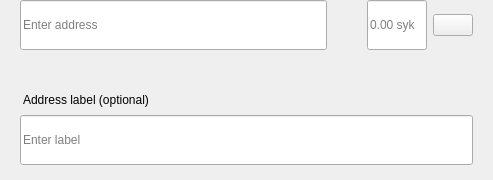
<?xml version="1.0" encoding="UTF-8"?>
<ui version="4.0">
 <class>SendMultiRow</class>
 <widget class="QWidget" name="SendMultiRow">
  <property name="geometry">
   <rect>
    <x>0</x>
    <y>0</y>
    <width>493</width>
    <height>180</height>
   </rect>
  </property>
  <property name="minimumSize">
   <size>
    <width>0</width>
    <height>0</height>
   </size>
  </property>
  <property name="maximumSize">
   <size>
    <width>16777215</width>
    <height>16777215</height>
   </size>
  </property>
  <property name="windowTitle">
   <string>Form</string>
  </property>
  <layout class="QVBoxLayout" name="verticalLayout_3">
   <property name="spacing">
    <number>0</number>
   </property>
   <property name="leftMargin">
    <number>0</number>
   </property>
   <property name="topMargin">
    <number>0</number>
   </property>
   <property name="rightMargin">
    <number>20</number>
   </property>
   <property name="bottomMargin">
    <number>5</number>
   </property>
   <item alignment="Qt::AlignTop">
    <widget class="QWidget" name="widget" native="true">
     <property name="sizePolicy">
      <sizepolicy hsizetype="Expanding" vsizetype="Maximum">
       <horstretch>0</horstretch>
       <verstretch>0</verstretch>
      </sizepolicy>
     </property>
     <property name="minimumSize">
      <size>
       <width>0</width>
       <height>60</height>
      </size>
     </property>
     <property name="maximumSize">
      <size>
       <width>16777215</width>
       <height>85</height>
      </size>
     </property>
     <layout class="QHBoxLayout" name="horizontalLayout" stretch="6,0,2">
      <property name="spacing">
       <number>0</number>
      </property>
      <property name="leftMargin">
       <number>8</number>
      </property>
      <property name="topMargin">
       <number>0</number>
      </property>
      <property name="rightMargin">
       <number>0</number>
      </property>
      <property name="bottomMargin">
       <number>0</number>
      </property>
      <item alignment="Qt::AlignTop">
       <widget class="QStackedWidget" name="stackedAddress">
        <property name="minimumSize">
         <size>
          <width>0</width>
          <height>50</height>
         </size>
        </property>
        <property name="maximumSize">
         <size>
          <width>16777215</width>
          <height>50</height>
         </size>
        </property>
        <widget class="QWidget" name="page_4">
         <property name="sizePolicy">
          <sizepolicy hsizetype="Expanding" vsizetype="Preferred">
           <horstretch>0</horstretch>
           <verstretch>0</verstretch>
          </sizepolicy>
         </property>
         <property name="minimumSize">
          <size>
           <width>0</width>
           <height>50</height>
          </size>
         </property>
         <property name="maximumSize">
          <size>
           <width>16777215</width>
           <height>55</height>
          </size>
         </property>
         <layout class="QVBoxLayout" name="verticalLayout_7">
          <property name="spacing">
           <number>0</number>
          </property>
          <property name="leftMargin">
           <number>12</number>
          </property>
          <property name="topMargin">
           <number>0</number>
          </property>
          <property name="rightMargin">
           <number>0</number>
          </property>
          <property name="bottomMargin">
           <number>0</number>
          </property>
          <item>
           <widget class="QLineEdit" name="lineEditAddress">
            <property name="minimumSize">
             <size>
              <width>0</width>
              <height>50</height>
             </size>
            </property>
            <property name="maximumSize">
             <size>
              <width>16777215</width>
              <height>50</height>
             </size>
            </property>
            <property name="placeholderText">
             <string>Enter address</string>
            </property>
           </widget>
          </item>
         </layout>
        </widget>
        <widget class="QWidget" name="page_3"/>
       </widget>
      </item>
      <item>
       <spacer name="horizontalSpacer_3">
        <property name="orientation">
         <enum>Qt::Horizontal</enum>
        </property>
        <property name="sizeType">
         <enum>QSizePolicy::Fixed</enum>
        </property>
        <property name="sizeHint" stdset="0">
         <size>
          <width>40</width>
          <height>20</height>
         </size>
        </property>
       </spacer>
      </item>
      <item>
       <layout class="QHBoxLayout" name="horizontalLayout_2">
        <property name="spacing">
         <number>6</number>
        </property>
        <item alignment="Qt::AlignTop">
         <widget class="QLineEdit" name="lineEditAmount">
          <property name="sizePolicy">
           <sizepolicy hsizetype="Expanding" vsizetype="Preferred">
            <horstretch>0</horstretch>
            <verstretch>0</verstretch>
           </sizepolicy>
          </property>
          <property name="minimumSize">
           <size>
            <width>0</width>
            <height>50</height>
           </size>
          </property>
          <property name="maximumSize">
           <size>
            <width>16777215</width>
            <height>50</height>
           </size>
          </property>
          <property name="maxLength">
           <number>17</number>
          </property>
          <property name="alignment">
           <set>Qt::AlignLeading|Qt::AlignLeft|Qt::AlignVCenter</set>
          </property>
          <property name="placeholderText">
           <string notr="true">0.00 syk</string>
          </property>
         </widget>
        </item>
        <item>
         <layout class="QVBoxLayout" name="verticalLayout">
          <property name="topMargin">
           <number>14</number>
          </property>
          <property name="bottomMargin">
           <number>0</number>
          </property>
          <item alignment="Qt::AlignTop">
           <widget class="QPushButton" name="btnMenu">
            <property name="minimumSize">
             <size>
              <width>0</width>
              <height>0</height>
             </size>
            </property>
            <property name="maximumSize">
             <size>
              <width>16777215</width>
              <height>16777215</height>
             </size>
            </property>
            <property name="focusPolicy">
             <enum>Qt::NoFocus</enum>
            </property>
            <property name="text">
             <string/>
            </property>
           </widget>
          </item>
         </layout>
        </item>
       </layout>
      </item>
     </layout>
    </widget>
   </item>
   <item>
    <widget class="QWidget" name="layoutLabel" native="true">
     <property name="minimumSize">
      <size>
       <width>0</width>
       <height>0</height>
      </size>
     </property>
     <property name="maximumSize">
      <size>
       <width>16777215</width>
       <height>16777215</height>
      </size>
     </property>
     <layout class="QVBoxLayout" name="verticalLayout_9">
      <property name="spacing">
       <number>6</number>
      </property>
      <property name="leftMargin">
       <number>20</number>
      </property>
      <property name="topMargin">
       <number>0</number>
      </property>
      <property name="rightMargin">
       <number>0</number>
      </property>
      <property name="bottomMargin">
       <number>10</number>
      </property>
      <item>
       <spacer name="verticalSpacer">
        <property name="orientation">
         <enum>Qt::Vertical</enum>
        </property>
        <property name="sizeType">
         <enum>QSizePolicy::Fixed</enum>
        </property>
        <property name="sizeHint" stdset="0">
         <size>
          <width>20</width>
          <height>20</height>
         </size>
        </property>
       </spacer>
      </item>
      <item>
       <widget class="QLabel" name="labelSubtitleDescription">
        <property name="styleSheet">
         <string notr="true">margin-bottom:2px;
margin-left:0.05px;
padding:0px;</string>
        </property>
        <property name="text">
         <string>Address label (optional)</string>
        </property>
       </widget>
      </item>
      <item>
       <widget class="QLineEdit" name="lineEditDescription">
        <property name="minimumSize">
         <size>
          <width>0</width>
          <height>50</height>
         </size>
        </property>
        <property name="maximumSize">
         <size>
          <width>16777215</width>
          <height>50</height>
         </size>
        </property>
        <property name="placeholderText">
         <string>Enter label</string>
        </property>
       </widget>
      </item>
     </layout>
    </widget>
   </item>
  </layout>
 </widget>
 <resources/>
 <connections/>
</ui>
